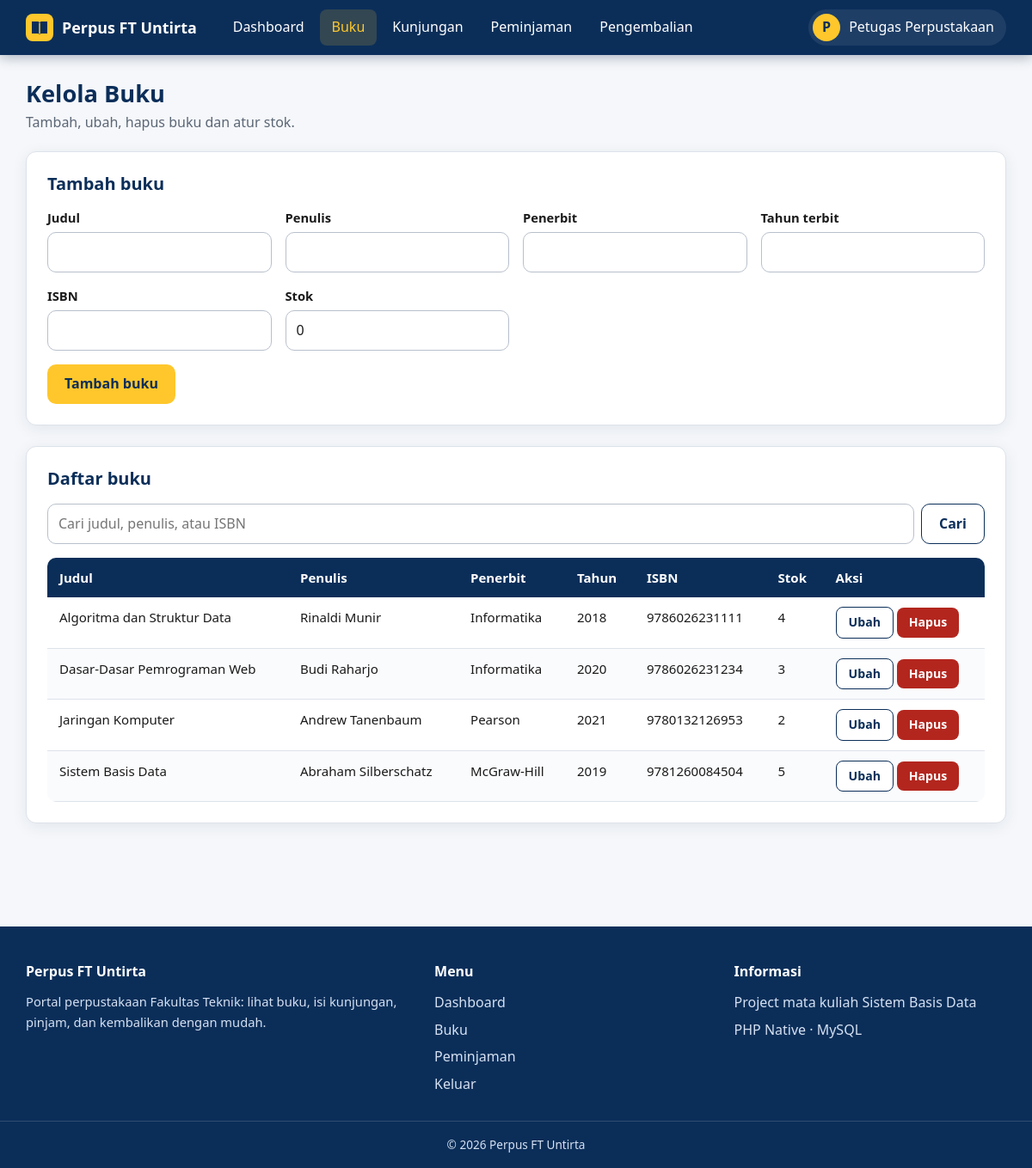
Page /admin/buku.php (signed in) on the committed database.
### tables this page shows
CREATE TABLE buku (
    id        INT AUTO_INCREMENT PRIMARY KEY,
    judul     VARCHAR(200) NOT NULL,
    penulis   VARCHAR(150) NOT NULL,
    penerbit  VARCHAR(150) NOT NULL DEFAULT '',
    tahun     SMALLINT     NOT NULL,
    isbn      VARCHAR(20)  NOT NULL DEFAULT '',
    stok      INT          NOT NULL DEFAULT 0,
    CONSTRAINT chk_stok CHECK (stok >= 0)
);

### includes/auth.php (called while the page is built, shortened)
<?php
require_once __DIR__ . '/../config/db.php';
function e($teks): string {
    return htmlspecialchars((string)$teks, ENT_QUOTES, 'UTF-8');
}
function user_login(): ?array {
    return $_SESSION['user'] ?? null;
}
function teks_awal(string $s): string {
    return preg_match('/./us', $s, $m) ? strtoupper($m[0]) : '?';
}

### config/db.php (called while the page is built, shortened)
<?php
function db_stmt(mysqli $conn, string $sql, string $types = '', array $params = []) {
    $stmt = mysqli_prepare($conn, $sql);
    mysqli_stmt_execute($stmt);
    return $stmt;
}
function db_all(mysqli $conn, string $sql, string $types = '', array $params = []): array {
    $stmt = db_stmt($conn, $sql, $types, $params);
    $rows = mysqli_fetch_all(mysqli_stmt_get_result($stmt), MYSQLI_ASSOC);
    return $rows;
}

### functions/buku.php (called while the page is built, shortened)
<?php
function buku_semua(mysqli $conn, string $cari = ''): array {
    if ($cari === '') {
        return db_all($conn, "SELECT * FROM buku ORDER BY judul");
    }
    $like = '%' . $cari . '%';
    return db_all($conn,
        "SELECT * FROM buku WHERE judul LIKE ? OR penulis LIKE ? OR isbn LIKE ? ORDER BY judul",
        'sss', [$like, $like, $like]);
}

### admin/buku.php (the view, shortened to what this page needs)
<?php
require_once __DIR__ . '/../includes/auth.php';
require_once __DIR__ . '/../functions/buku.php';
$form = ['judul' => '', 'penulis' => '', 'penerbit' => '', 'tahun' => '', 'isbn' => '', 'stok' => '0'];
$editId = 0;
$cari = trim($_GET['cari'] ?? '');
$daftar = buku_semua($conn, $cari);
require __DIR__ . '/../includes/header.php';
?>
<h1>Kelola Buku</h1>
<p class="sub">Tambah, ubah, hapus buku dan atur stok.</p>
<div class="card">
    <h2><?= $editId ? 'Ubah buku' : 'Tambah buku' ?></h2>
    <form method="post">
        <div class="form-grid">
            <div><label for="judul">Judul</label><input type="text" id="judul" name="judul" value="<?= e($form['judul']) ?>" required></div>
            <div><label for="penulis">Penulis</label><input type="text" id="penulis" name="penulis" value="<?= e($form['penulis']) ?>" required></div>
            <div><label for="penerbit">Penerbit</label><input type="text" id="penerbit" name="penerbit" value="<?= e($form['penerbit']) ?>"></div>
            <div><label for="tahun">Tahun terbit</label><input type="number" id="tahun" name="tahun" value="<?= e($form['tahun']) ?>" required></div>
            <div><label for="isbn">ISBN</label><input type="text" id="isbn" name="isbn" value="<?= e($form['isbn']) ?>" maxlength="20"></div>
            <div><label for="stok">Stok</label><input type="number" id="stok" name="stok" min="0" value="<?= e($form['stok']) ?>" required></div>
        </div>
        <button class="btn" type="submit"><?= $editId ? 'Simpan perubahan' : 'Tambah buku' ?></button>
    </form>
</div>
<div class="card">
    <h2>Daftar buku</h2>
    <form class="cari" method="get">
        <input type="search" name="cari" placeholder="Cari judul, penulis, atau ISBN" value="<?= e($cari) ?>">
        <button class="btn btn-sekunder" type="submit">Cari</button>
    </form>
    <div class="table-wrap">
    <table>
        <thead><tr><th>Judul</th><th>Penulis</th><th>Penerbit</th><th>Tahun</th><th>ISBN</th><th>Stok</th><th>Aksi</th></tr></thead>
        <tbody>
        <?php foreach ($daftar as $b): ?>
            <tr>
                <td><?= e($b['judul']) ?></td><td><?= e($b['penulis']) ?></td><td><?= e($b['penerbit']) ?></td>
                <td><?= e($b['tahun']) ?></td><td><?= e($b['isbn']) ?></td><td><?= e($b['stok']) ?></td>
                <td class="aksi">
                    <a class="btn btn-kecil btn-sekunder" href="?edit=<?= (int)$b['id'] ?>">Ubah</a>
                    <form class="inline" method="post" data-konfirmasi="Hapus buku ini?">
                        <button class="btn btn-kecil btn-bahaya" type="submit">Hapus</button>
                    </form>
                </td>
            </tr>
        <?php endforeach; ?>
        </tbody>
    </table>
    </div>
</div>
<?php require __DIR__ . '/../includes/footer.php'; ?>

### includes/header.php (shortened to what this page needs)
<?php
$u = user_login();
$penuh = $penuh ?? false;
$hal = basename($_SERVER['SCRIPT_NAME']);
$ver = @filemtime(__DIR__ . '/../assets/css/style.css') ?: 1;
if ($u) {
    $prefix = BASE_URL . '/' . $u['role'] . '/';
    $menu = [
        $prefix . 'dashboard.php'    => ['Dashboard', 'dashboard.php'],
        $prefix . 'buku.php'         => ['Buku', 'buku.php'],
        $prefix . 'kunjungan.php'    => ['Kunjungan', 'kunjungan.php'],
        $prefix . 'peminjaman.php'   => ['Peminjaman', 'peminjaman.php'],
        $prefix . 'pengembalian.php' => ['Pengembalian', 'pengembalian.php'],
    ];
} else {
    $menu = [
        BASE_URL . '/index.php'         => ['Beranda', 'index.php'],
        BASE_URL . '/index.php#fitur'   => ['Fitur', ''],
        BASE_URL . '/index.php#alur'    => ['Alur', ''],
    ];
}
?>
<!DOCTYPE html>
<html lang="id">
<head>
    <link rel="stylesheet" href="<?= BASE_URL ?>/assets/css/style.css?v=<?= $ver ?>">
</head>
<body>
<header class="navbar">
    <div class="navbar-inner">
        <a class="brand" href="<?= BASE_URL ?>/index.php">
            <svg width="32" height="32" viewBox="0 0 32 32" aria-hidden="true"><rect width="32" height="32" rx="8" fill="#FFC72C"/><path d="M7 9h6.5a3 3 0 0 1 2.5 1.2A3 3 0 0 1 18.5 9H25v14h-6.5a3 3 0 0 0-2.5 1.2A3 3 0 0 0 13.5 23H7z" fill="#0B2E59"/><path d="M16 10.5v13" stroke="#FFC72C" stroke-width="1.5"/></svg>
            <span>Perpus FT Untirta</span>
        </a>
        <nav class="nav" id="menu" aria-label="Menu utama">
            <?php foreach ($menu as $url => [$label, $file]): ?>
                <a href="<?= e($url) ?>" class="<?= $file !== '' && $hal === $file ? 'aktif' : '' ?>"><?= e($label) ?></a>
            <?php endforeach; ?>
        </nav>
        <div class="nav-kanan">
            <?php if ($u): ?>
            <div class="user">
                <button class="user-btn" id="user-btn" aria-expanded="false" aria-haspopup="true">
                    <span class="avatar"><?= e(teks_awal($u['nama'])) ?></span>
                    <span class="user-nama"><?= e($u['nama']) ?></span>
                </button>
            </div>
            <?php else: ?>
                <a class="btn btn-kecil btn-garis" href="<?= BASE_URL ?>/login.php">Masuk</a>
                <a class="btn btn-kecil" href="<?= BASE_URL ?>/register.php">Daftar</a>
            <?php endif; ?>
        </div>
    </div>
</header>
<main class="<?= $penuh ? 'main-penuh' : 'container' ?>">

### includes/footer.php (shortened to what this page needs)
</main>
<footer class="footer">
    <div class="footer-grid">
        <div>
            <h4>Perpus FT Untirta</h4>
            <p>Portal perpustakaan Fakultas Teknik: lihat buku, isi kunjungan, pinjam, dan kembalikan dengan mudah.</p>
        </div>
        <div>
            <h4>Menu</h4>
            <ul>
            <?php if (user_login()): $p = BASE_URL . '/' . user_login()['role'] . '/'; ?>
                <li><a href="<?= $p ?>dashboard.php">Dashboard</a></li>
                <li><a href="<?= $p ?>buku.php">Buku</a></li>
                <li><a href="<?= $p ?>peminjaman.php">Peminjaman</a></li>
                <li><a href="<?= BASE_URL ?>/logout.php">Keluar</a></li>
            <?php else: ?>
                <li><a href="<?= BASE_URL ?>/index.php">Beranda</a></li>
                <li><a href="<?= BASE_URL ?>/login.php">Masuk</a></li>
                <li><a href="<?= BASE_URL ?>/register.php">Daftar akun</a></li>
            <?php endif; ?>
            </ul>
        </div>
        <div>
            <h4>Informasi</h4>
            <ul><li>Project mata kuliah Sistem Basis Data</li><li>PHP Native &middot; MySQL</li></ul>
        </div>
    </div>
    <div class="footer-bawah">&copy; <?= date('Y') ?> Perpus FT Untirta</div>
</footer>
</body>
</html>

### assets/css/style.css (style rules this page uses)
:root { --biru: #0B2E59; --biru-2: #134880; --biru-gelap: #071f3d; --kuning: #FFC72C; --kuning-gelap: #E6AE12; --bg: #F5F7FA; --teks: #1A1A1A; --abu: #5B6675; --garis: #DDE2EA; --hijau: #1E7B4A; --merah: #B3261E; --r: 12px; --bayang: 0 4px 18px rgba(11,46,89,.08); --bayang-2: 0 10px 28px rgba(11,46,89,.16); }
* { box-sizing: border-box; }
html { scroll-behavior: smooth; }
body { margin: 0; min-height: 100vh; display: flex; flex-direction: column; background: var(--bg); color: var(--teks); font-family: "Segoe UI", system-ui, -apple-system, Roboto, Arial, sans-serif; line-height: 1.6; }
a { color: var(--biru); }
h1, h2, h3 { color: var(--biru); margin-top: 0; line-height: 1.25; }
h1 { font-size: 1.7rem; margin-bottom: 4px; }
h2 { font-size: 1.25rem; }
.sub { color: var(--abu); margin: 0 0 20px; }
.navbar { position: sticky; top: 0; z-index: 50; background: var(--biru); box-shadow: 0 2px 14px rgba(7,31,61,.35); }
.navbar-inner { max-width: 1180px; margin: 0 auto; padding: 0 20px; height: 64px; display: flex; align-items: center; gap: 16px; }
.brand { display: flex; align-items: center; gap: 10px; color: #fff; font-weight: 700; font-size: 1.12rem; text-decoration: none; }
.nav { display: flex; gap: 4px; margin-left: 12px; flex: 1; }
.nav a { color: #fff; text-decoration: none; padding: 8px 14px; border-radius: 8px; transition: background .2s, color .2s; }
.nav a.aktif { color: var(--kuning); background: rgba(255,199,44,.16); }
.nav-kanan { display: flex; align-items: center; gap: 10px; margin-left: auto; }
.user { position: relative; }
.user-btn { display: flex; align-items: center; gap: 10px; background: rgba(255,255,255,.08); color: #fff; border: 0; border-radius: 99px; padding: 5px 14px 5px 5px; cursor: pointer; font: inherit; }
.avatar { width: 32px; height: 32px; border-radius: 50%; background: var(--kuning); color: var(--biru); font-weight: 700; display: grid; place-items: center; }
.container { flex: 1; width: 100%; max-width: 1180px; margin: 0 auto; padding: 28px 20px 40px; }
.card { background: #fff; border: 1px solid var(--garis); border-radius: var(--r); padding: 24px; margin-bottom: 24px; box-shadow: var(--bayang); }
.btn { display: inline-flex; align-items: center; justify-content: center; gap: 8px; border: 0; border-radius: 10px; cursor: pointer; padding: 10px 20px; font: inherit; font-weight: 600; text-decoration: none; background: var(--kuning); color: var(--biru); transition: transform .15s, box-shadow .15s, background .15s; }
.btn-sekunder { background: #fff; color: var(--biru); border: 1px solid var(--biru); }
.btn-bahaya { background: var(--merah); color: #fff; }
.btn-kecil { padding: 6px 14px; font-size: .88rem; border-radius: 8px; }
form.inline { display: inline; }
.form-grid { display: grid; grid-template-columns: repeat(auto-fit, minmax(220px, 1fr)); gap: 16px; margin-bottom: 16px; }
label { display: block; font-weight: 600; margin-bottom: 4px; font-size: .92rem; }
input[type=text], input[type=password], input[type=number], input[type=search], select { width: 100%; padding: 10px 12px; font: inherit; color: var(--teks); background: #fff; border: 1px solid #B8C0CC; border-radius: 10px; transition: border-color .15s, box-shadow .15s; }
.cari { display: flex; gap: 8px; margin-bottom: 16px; flex-wrap: wrap; }
.cari input { flex: 1; min-width: 200px; }
.table-wrap { overflow-x: auto; border-radius: 10px; }
table { width: 100%; border-collapse: collapse; font-size: .94rem; }
th { background: var(--biru); color: #fff; text-align: left; padding: 11px 14px; white-space: nowrap; font-weight: 600; }
td { padding: 11px 14px; border-bottom: 1px solid var(--garis); vertical-align: top; }
tbody tr:nth-child(even) td { background: #FAFBFD; }
.aksi { white-space: nowrap; }
.footer { background: var(--biru); color: #D5E1F2; margin-top: 56px; }
.footer-grid { max-width: 1180px; margin: 0 auto; padding: 40px 20px 24px; display: grid; grid-template-columns: 1.4fr 1fr 1fr; gap: 32px; }
.footer h4 { color: #fff; margin: 0 0 10px; }
.footer p { margin: 0; font-size: .92rem; }
.footer ul { list-style: none; padding: 0; margin: 0; }
.footer li { margin-bottom: 6px; }
.footer a { color: #D5E1F2; text-decoration: none; }
.footer-bawah { border-top: 1px solid rgba(255,255,255,.15); text-align: center; padding: 16px; font-size: .85rem; }

### rows in the picture
buku: judul "Algoritma dan Struktur Data", penulis "Rinaldi Munir", penerbit "Informatika", tahun "2018", isbn "9786026231111", stok "4"
buku: judul "Dasar-Dasar Pemrograman Web", penulis "Budi Raharjo", penerbit "Informatika", tahun "2020", isbn "9786026231234", stok "3"
buku: judul "Jaringan Komputer", penulis "Andrew Tanenbaum", penerbit "Pearson", tahun "2021", isbn "9780132126953", stok "2"
buku: judul "Sistem Basis Data", penulis "Abraham Silberschatz", penerbit "McGraw-Hill", tahun "2019", isbn "9781260084504", stok "5"

### other values in the picture
$label "Dashboard"
$label "Buku"
$label "Kunjungan"
$label "Peminjaman"
$label "Pengembalian"
teks_awal($u['nama']) "P"
$u['nama'] "Petugas Perpustakaan"
